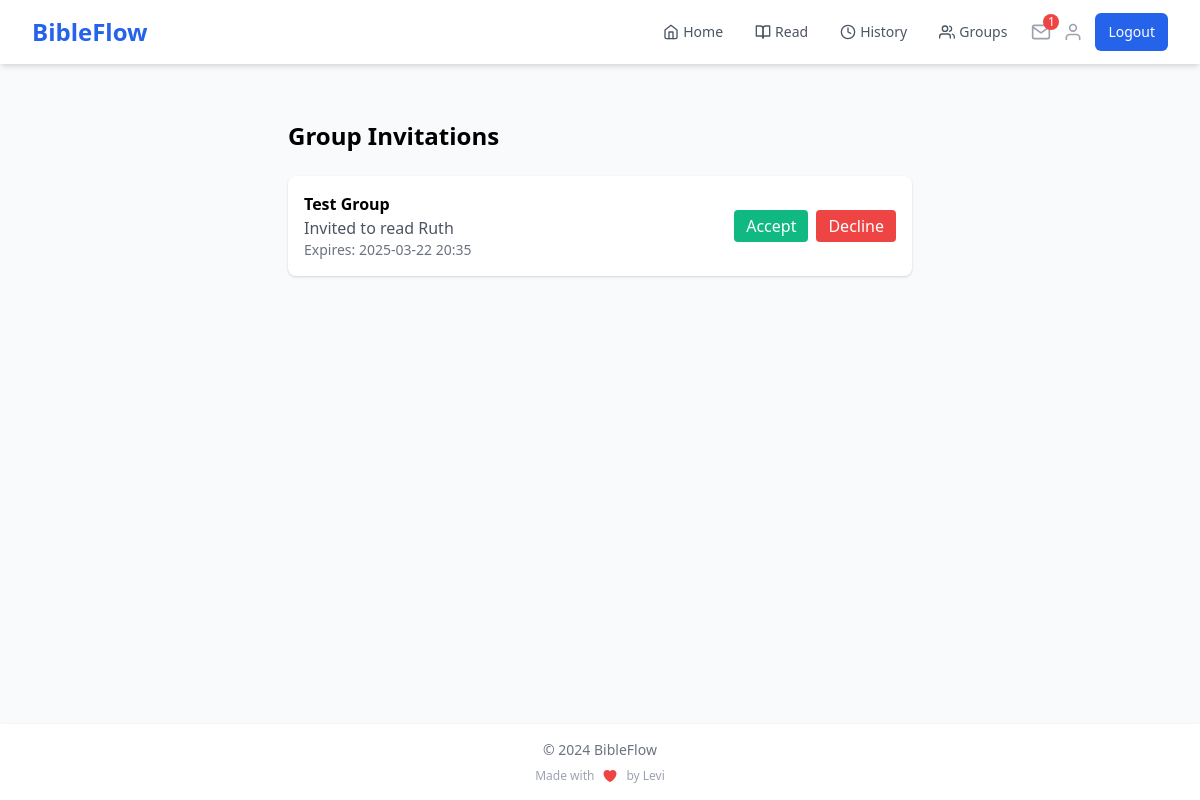
Page /invitations (signed in) on the committed database.
### app.py (models this page shows)
class GroupInvitation(db.Model):
    id = db.Column(db.Integer, primary_key=True)
    group_id = db.Column(db.Integer, db.ForeignKey('reading_group.id'), nullable=False)
    email = db.Column(db.String(120), nullable=False)
    invite_code = db.Column(db.String(32), nullable=False)
    created_at = db.Column(db.DateTime, default=datetime.utcnow)
    expires_at = db.Column(db.DateTime)
    used = db.Column(db.Boolean, default=False)

class ReadingGroup(db.Model):
    id = db.Column(db.Integer, primary_key=True)
    name = db.Column(db.String(100), nullable=False)
    description = db.Column(db.Text)
    created_at = db.Column(db.DateTime, default=datetime.utcnow)
    book = db.Column(db.String(50), nullable=False)
    current_chapter = db.Column(db.Integer, default=1)
    target_completion_date = db.Column(db.DateTime)
    creator_id = db.Column(db.Integer, db.ForeignKey('user.id'), nullable=False)
    visibility = db.Column(db.String(20), default='public')
    access_code = db.Column(db.String(20))
    members = db.relationship('GroupMember', backref='reading_group', lazy='joined')
    readings = db.relationship('GroupReading', backref='reading_group', lazy='dynamic')
    invitations = db.relationship('GroupInvitation', backref='reading_group', lazy='dynamic')

### app.py (the view)
@app.route('/invitations')
@login_required
def view_invitations():
    invitations = GroupInvitation.query.filter(
        GroupInvitation.email == current_user.email,
        GroupInvitation.used == False,
        GroupInvitation.expires_at > datetime.utcnow()
    ).all()
    return render_template('invitations.html', invitations=invitations)

### app.py (called while the page is built)
@login_manager.user_loader
def load_user(user_id):
    if 'user_id' in session:
        return User.query.get(int(session['user_id']))
    return None

@app.context_processor
def inject_user_name():
    if current_user.is_authenticated:
        return dict(user_name=current_user.name)
    return dict(user_name='Guest')

@app.context_processor
def inject_invitation_count():
    if current_user.is_authenticated:
        invitation_count = GroupInvitation.query.filter(
            GroupInvitation.email == current_user.email,
            GroupInvitation.used == False,
            GroupInvitation.expires_at > datetime.utcnow()
        ).count()
        return dict(invitation_count=invitation_count)
    return dict(invitation_count=0)

### templates/invitations.html
{% extends "base.html" %}
{% block content %}
<div class="max-w-2xl mx-auto p-6">
    <h1 class="text-2xl font-bold mb-6">Group Invitations</h1>
    {% if invitations %}
        <div class="space-y-4">
            {% for invitation in invitations %}
                <div class="bg-white shadow rounded-lg p-4 flex justify-between items-center">
                    <div>
                        <h3 class="font-semibold">{{ invitation.reading_group.name }}</h3>
                        <p class="text-gray-600">
                            Invited to read {{ invitation.reading_group.book }}
                        </p>
                        <p class="text-sm text-gray-500">
                            Expires: {{ invitation.expires_at.strftime('%Y-%m-%d %H:%M') }}
                        </p>
                    </div>
                    <div class="flex space-x-2">
                        <form action="{{ url_for('accept_invitation', invitation_id=invitation.id) }}" method="POST">
                            <button type="submit" class="bg-green-500 text-white px-3 py-1 rounded hover:bg-green-600">
                                Accept
                            </button>
                        </form>
                        <form action="{{ url_for('decline_invitation', invitation_id=invitation.id) }}" method="POST">
                            <button type="submit" class="bg-red-500 text-white px-3 py-1 rounded hover:bg-red-600">
                                Decline
                            </button>
                        </form>
                    </div>
                </div>
            {% endfor %}
        </div>
    {% else %}
        <p class="text-gray-600">No pending invitations.</p>
    {% endif %}
</div>
{% endblock %}

### rows in the picture
GroupInvitation: reading_group.name "Test Group", reading_group.book "Ruth", expires_at "2025-03-22 20:35"

### other values in the picture
{{ invitation_count }} "1"
